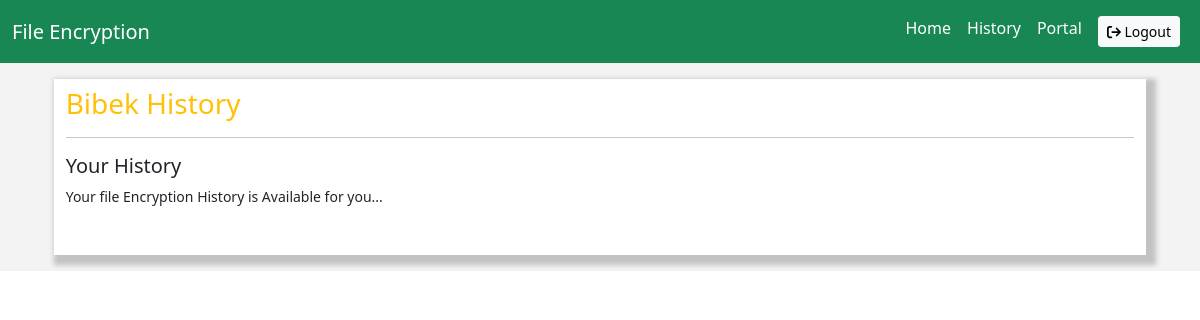
Before: /history (signed in) with the older database file.
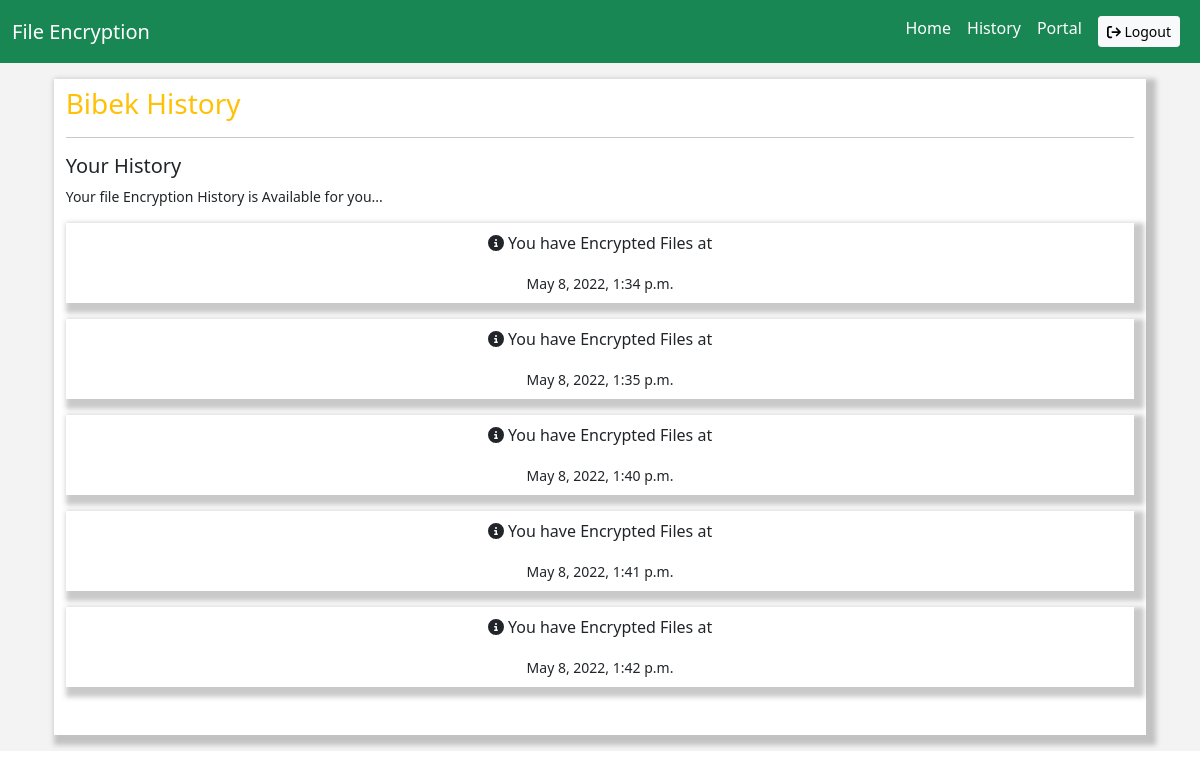
After: the same page with the newer database file.
### decrypt/models.py (models this page shows, shortened)
class History(models.Model):
    file = models.ForeignKey(FileList, related_name="filelist", on_delete=models.PROTECT)
    date = models.DateTimeField(auto_now_add=True)
    objects = models.Manager()

### decrypt/views.py (the view)
# urls.py: path('history', views.history, name = "history"),
def history(request):
    history = History.objects.filter(file__user =request.user)
    dist = {
        'history':history,
    }
    return render(request, "history.html", dist)

### templates/history.html (shortened to what this page needs)
{% extends 'index.html' %}
{% block content %}
<div class="container-fluid background p-3">
    <div class="row">
        <div class="col-12 col-md-11 m-auto Dashboardbox pb-5 pt-2">
            <h3 class="text-warning">{{user.username|capfirst}} History</h3>
            <hr>
            <div class="FileBox mt-3">
                <div class="row">
                    <h5>Your History</h5>
                    <small>Your file Encryption History is Available for you...</small>
                    {% for i in history  %}
                        <div class="col-md-12 col-12 mt-3">
                            <div class="fileHere text-center p-2">
                                <p > <i class="fas fa-info-circle"></i>  You have Encrypted Files at </p>
                                <small>{{i.date}}</small>
                            </div>
                        </div>
                    {% endfor %}
                </div>
            </div>
        </div>
    </div>
</div>
{% endblock content %}

Changed rows visible on the page:
added History: date "May 8, 2022, 1:34 p.m."
added History: date "May 8, 2022, 1:35 p.m."
added History: date "May 8, 2022, 1:40 p.m."
added History: date "May 8, 2022, 1:41 p.m."
added History: date "May 8, 2022, 1:42 p.m."
